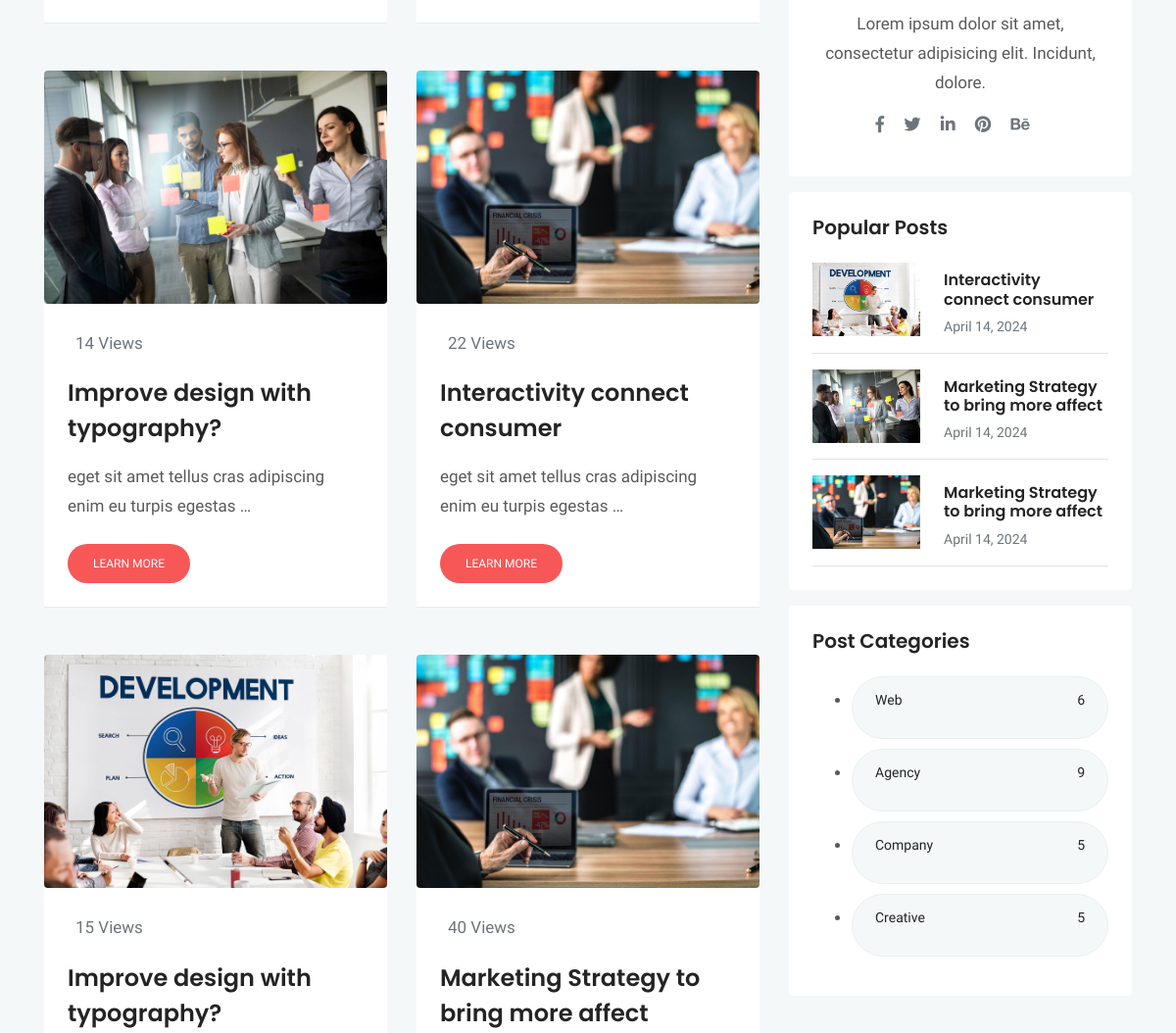
Before: /blog/search/ (middle part) with the older database file.
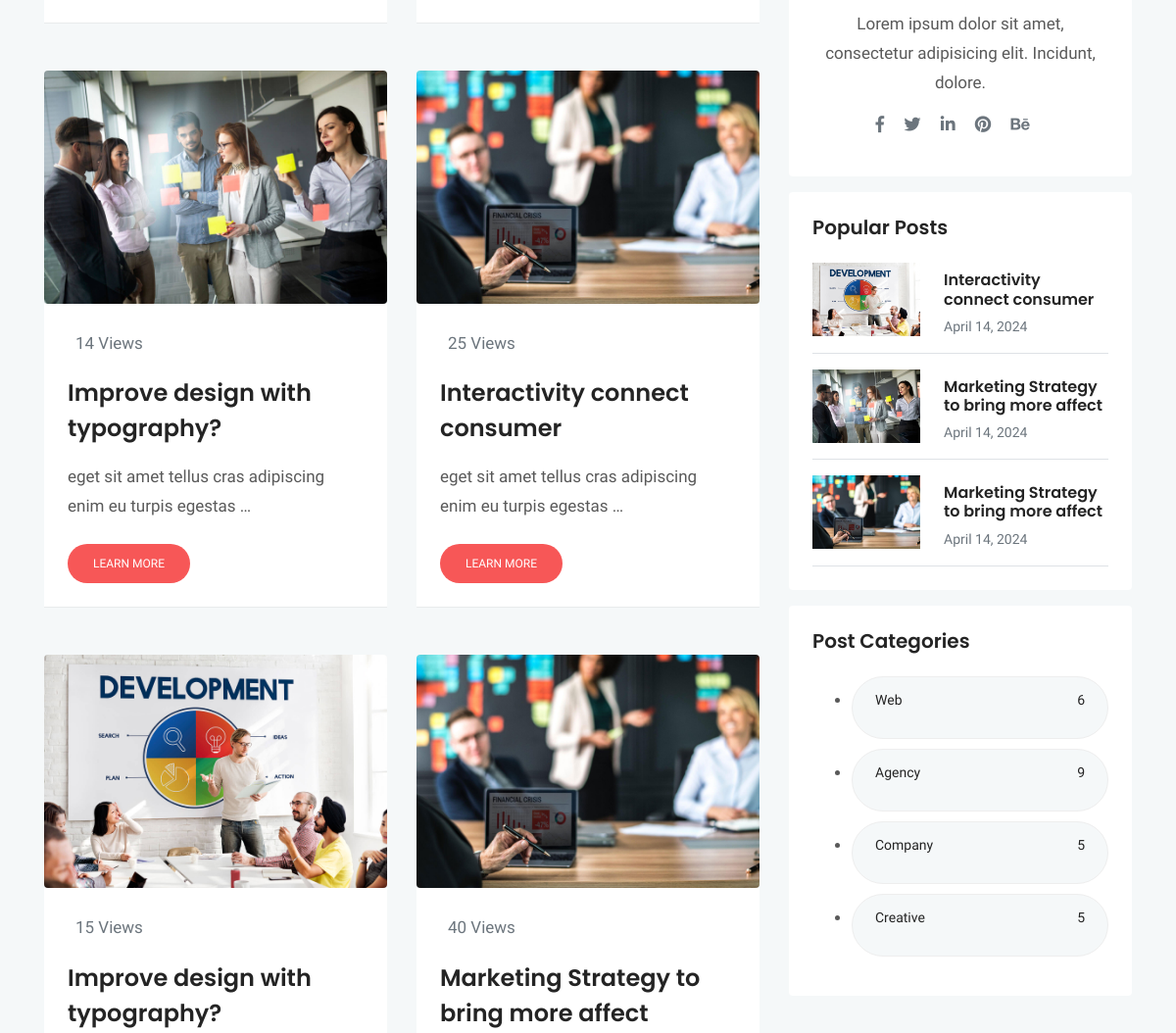
After: the same page with the newer database file.
### blog/models.py (models this page shows, shortened)
class Post (models.Model) :
    image = models.ImageField(upload_to = 'blog/',default = 'blog/default.jpg')
    author = models.ForeignKey(User,on_delete=models.SET_NULL,null=True)
    title = models.CharField (max_length = 200)
    content = models.TextField ()
    tags = TaggableManager()
    category = models.ManyToManyField (Category)
    counted_view = models.IntegerField (default = 0)
    status = models.BooleanField (default = False)
    login_required = models.BooleanField (default = False)
    published_date = models.DateTimeField (null = True)
    created_date = models.DateTimeField (auto_now_add = True)
    update_date = models.DateTimeField (auto_now = True)
    class Meta:
        ordering = ['-created_date']

### blog/views.py (the view)
# urls.py: path('search/',blog_search, name="search"),
def blog_search(request):
    posts = Post.objects.filter(status=1)
    if request.method == 'GET':
        s = request.GET.get('s')
        if s:
            posts = posts.filter(content__contains=s)
    context = {'posts': posts}
    return render(request, "blog/blog-sidebar.html", context)

### blog/models.py (called while the page is built)
    def __str__(self):
        return self.name

### blog/templatetags/blog_tags.py (called while the page is built)
@register.inclusion_tag('blog/popular-posts.html')
def latestposts(arg = 3) :
    posts = Post.objects.filter(status = 1).order_by('published_date')[:arg]
    return {'posts': posts}

@register.inclusion_tag('blog/post-categories.html')
def postcategories() :
    posts = Post.objects.filter(status = 1)
    categories = Category.objects.all()
    cat_dict = {}
    for name in categories :
        cat_dict[name]=posts.filter(category=name).count()
    return {'categories':cat_dict}

### templates/blog/blog-sidebar.html (shortened to what this page needs)
{% extends 'base.html' %}
{% load static %}
{% load blog_tags %}
{% block content %}
<!doctype html>
<html lang="en">
<head>
  <link rel="stylesheet" href="{% static 'plugins/bootstrap/css/bootstrap.min.css' %}">
  <link rel="stylesheet" href="{% static 'plugins/themify/css/themify-icons.css' %}">
  <link rel="stylesheet" href="{% static 'plugins/fontawesome/css/all.css' %}">
  <link rel="stylesheet" href="{% static 'plugins/magnific-popup/dist/magnific-popup.css' %}">
  <link rel="stylesheet" href="{% static 'plugins/slick-carousel/slick/slick.css' %}">
  <link rel="stylesheet" href="{% static 'plugins/slick-carousel/slick/slick-theme.css' %}">
  <link rel="stylesheet" href="{% static 'css/style.css' %}">
</head>
<body>
  <div class="main-wrapper ">
    <section class="section blog-wrap bg-gray">
      <div class="container">
        <div class="row">
          <div class="col-lg-8">
            <div class="row">
              {% for post in posts %}
              <div class="col-lg-6 col-md-6 mb-5">
                <div class="blog-item">
                  <img src="{{post.image.url}}" alt="" class="img-fluid rounded">
                  <div class="blog-item-content bg-white p-4">
                    <div class="blog-item-meta  py-1 px-2">
                      <span class="text-muted text-capitalize mr-3"></i>{{post.counted_view}} Views</span>
                    </div>
                    <h3 class="mt-3 mb-3"><a href="{% url 'blog:single' pid=post.id %}">{{post.title}}</a></h3>
                    <p class="mb-4">{{ post.content|truncatewords:10 }}</p>
                    <a href="{{post.id}}" class="btn btn-small btn-main btn-round-full">Learn More</a>
                  </div>
                </div>
              </div>
              {% endfor %}
            </div>
          </div>
          <div class="col-lg-4">
            <div class="sidebar-wrap">
              {% include 'blog/blog-writer.html' %}
              {% latestposts 3 %}
              {% postcategories %}
            </div>
    </section>
</body>
</html>
{% endblock %}

Changed rows visible on the page:
changed Post (number 2 of 6 on the later page): counted_view "22" → "25"
